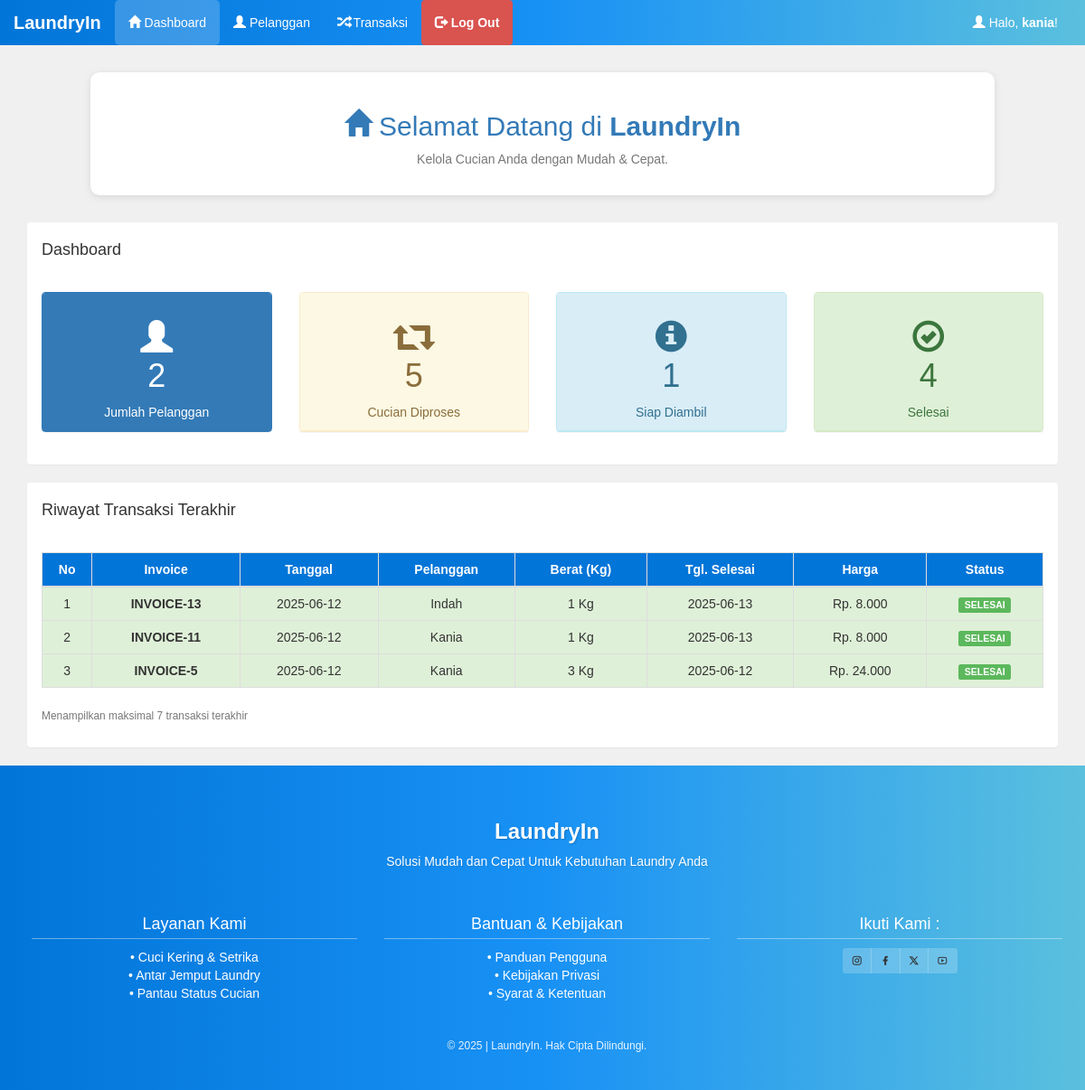
The page /admin/index.php (signed in) on the database its author committed.
### tables this page shows
CREATE TABLE `pelanggan` (
  `pelanggan_id` int(11) NOT NULL AUTO_INCREMENT,
  `pelanggan_nama` varchar(255) NOT NULL,
  `pelanggan_hp` varchar(20) NOT NULL,
  `pelanggan_alamat` text NOT NULL,
  `pelanggan_status` varchar(20) DEFAULT 'Tidak Aktif',
  PRIMARY KEY (`pelanggan_id`)
);

CREATE TABLE `transaksi` (
  `transaksi_id` int(11) NOT NULL AUTO_INCREMENT,
  `transaksi_tgl` date NOT NULL,
  `transaksi_pelanggan` int(11) NOT NULL,
  `transaksi_harga` int(11) NOT NULL,
  `transaksi_berat` int(11) NOT NULL,
  `transaksi_tgl_selesai` date NOT NULL,
  `transaksi_status` int(11) NOT NULL,
  PRIMARY KEY (`transaksi_id`)
);

### admin/index.php (the view)
<?php include 'header.php'; ?>
<?php include '../koneksi.php'; ?>
<div class="container-content text-center">
  <h2 class="text-primary"><i class="glyphicon glyphicon-home"></i> Selamat Datang di <b>LaundryIn</b></h2>
  <p class="text-muted">Kelola Cucian Anda dengan Mudah & Cepat.</p>
</div>
<div class="container">
  <div class="panel mt-3">
    <div class="panel-heading">
      <h4>Dashboard</h4>
    </div>
    <div class="panel-body">
      <div class="row">
        <div class="col-md-3">
          <div class="panel panel-primary">
            <div class="panel-heading text-center">
              <h1>
                <i class="glyphicon glyphicon-user"></i><br>
                <span>
                  <?php
                    $pelanggan = mysqli_query($koneksi, "SELECT * FROM pelanggan");
                    echo mysqli_num_rows($pelanggan);
                  ?>
                </span>
              </h1>
              <div>Jumlah Pelanggan</div>
            </div>
          </div>
        </div>
        <div class="col-md-3">
          <div class="panel panel-warning">
            <div class="panel-heading text-center">
              <h1>
                <i class="glyphicon glyphicon-retweet"></i><br>
                <span>
                  <?php
                    $proses = mysqli_query($koneksi, "SELECT * FROM transaksi WHERE transaksi_status='0'");
                    echo mysqli_num_rows($proses);
                  ?>
                </span>
              </h1>
              <div>Cucian Diproses</div>
            </div>
          </div>
        </div>
        <div class="col-md-3">
          <div class="panel panel-info">
            <div class="panel-heading text-center">
              <h1>
                <i class="glyphicon glyphicon-info-sign"></i><br>
                <span>
                  <?php
                    $siap = mysqli_query($koneksi, "SELECT * FROM transaksi WHERE transaksi_status='1'");
                    echo mysqli_num_rows($siap);
                  ?>
                </span>
              </h1>
              <div>Siap Diambil</div>
            </div>
          </div>
        </div>
        <div class="col-md-3">
          <div class="panel panel-success">
            <div class="panel-heading text-center">
              <h1>
                <i class="glyphicon glyphicon-ok-circle"></i><br>
                <span>
                  <?php
                    $selesai = mysqli_query($koneksi, "SELECT * FROM transaksi WHERE transaksi_status='2'");
                    echo mysqli_num_rows($selesai);
                  ?>
                </span>
              </h1>
              <div>Selesai</div>
            </div>
          </div>
        </div>
      </div>
    </div>
  </div>
  <div class="panel mt-4">
    <div class="panel-heading">
      <h4>Riwayat Transaksi Terakhir</h4>
    </div>
    <div class="panel-body">
      <table class="table table-bordered table-hover">
        <thead style="background-color:#0275d8; color:white;">
          <tr>
            <th width="5%">No</th>
            <th>Invoice</th>
            <th>Tanggal</th>
            <th>Pelanggan</th>
            <th>Berat (Kg)</th>
            <th>Tgl. Selesai</th>
            <th>Harga</th>
            <th>Status</th>
          </tr>
        </thead>
        <tbody>
          <?php
            $data = mysqli_query($koneksi, "
              SELECT * FROM pelanggan, transaksi
              WHERE transaksi_pelanggan = pelanggan_id
              ORDER BY transaksi_id DESC LIMIT 7
            ");
            $no = 1;
            while($d = mysqli_fetch_array($data)) {
              $rowClass = "";
              if ($d['transaksi_status'] == "0") {
                $rowClass = "status-proses";
              } elseif ($d['transaksi_status'] == "1") {
                $rowClass = "status-dicuci";
              } elseif ($d['transaksi_status'] == "2") {
                $rowClass = "status-selesai";
              }
          ?>
          <tr class="<?= $rowClass ?>">
            <td><?= $no++ ?></td>
            <td><strong>INVOICE-<?= $d['transaksi_id'] ?></strong></td>
            <td><?= $d['transaksi_tgl'] ?></td>
            <td><?= $d['pelanggan_nama'] ?></td>
            <td><?= $d['transaksi_berat'] ?> Kg</td>
            <td><?= $d['transaksi_tgl_selesai'] ?></td>
            <td><?= "Rp. " . number_format($d['transaksi_harga'], 0, ',', '.') ?></td>
            <td>
              <?php
                if($d['transaksi_status']=="0"){
                  echo "<span class='label label-warning'>PROSES</span>";
                } elseif($d['transaksi_status']=="1"){
                  echo "<span class='label label-info'>DICUCI</span>";
                } elseif($d['transaksi_status']=="2"){
                  echo "<span class='label label-success'>SELESAI</span>";
                }
              ?>
            </td>
          </tr>
          <?php } ?>
        </tbody>
      </table>
      <p class="text-muted"><small>Menampilkan maksimal 7 transaksi terakhir</small></p>
    </div>
  </div>
</div>
<?php include 'footer.php'; ?>

### admin/header.php (shortened to what this page needs)
<!DOCTYPE html>
<html lang="en">
<head>
  <link rel="stylesheet" href="https://maxcdn.bootstrapcdn.com/bootstrap/3.4.1/css/bootstrap.min.css">
  <link rel="stylesheet" href="https://cdnjs.cloudflare.com/ajax/libs/remixicon/4.6.0/remixicon.min.css" />
</head>
<body>
<?php
$currentPage = basename($_SERVER['PHP_SELF']);
?>
<nav class="navbar navbar-inverse">
  <div class="container-fluid">
    <div class="navbar-header">
      <a class="navbar-brand" href="index.php">LaundryIn</a>
    </div>
    <div class="collapse navbar-collapse" id="bs-example-navbar-collapse-1">
      <ul class="nav navbar-nav">
        <li class="<?= ($currentPage == 'index.php') ? 'active' : '' ?>"><a href="index.php"><i class="glyphicon glyphicon-home"></i> Dashboard</a></li>
        <li class="<?= ($currentPage == 'pelanggan.php') ? 'active' : '' ?>"><a href="pelanggan.php"><i class="glyphicon glyphicon-user"></i> Pelanggan</a></li>
        <li class="<?= ($currentPage == 'transaksi.php') ? 'active' : '' ?>"><a href="transaksi.php"><i class="glyphicon glyphicon-random"></i> Transaksi</a></li>
        <li class="logout"><a href="logout.php"><i class="glyphicon glyphicon-log-out"></i> Log Out</a></li>
      </ul>
      <ul class="nav navbar-nav navbar-right">
        <li><p class="navbar-text"><i class="glyphicon glyphicon-user"></i> Halo, <b><?php echo $_SESSION['username']; ?></b>!</p></li>
      </ul>
    </div>
  </div>
</nav>

### admin/footer.php
<footer style="background: linear-gradient(to right, #0275d8, #1891f5, #5bc0de); color: white; padding: 40px 20px;">
  <div class="container text-center">
    <h2 style="font-size: 24px; font-weight: bold; text-shadow: 1px 1px 2px rgba(0,0,0,0.2);">LaundryIn</h2>
    <p style="font-size: 14px; text-shadow: 1px 1px 1px rgba(0,0,0,0.1);">Solusi Mudah dan Cepat Untuk Kebutuhan Laundry Anda</p>
  </div>
  <div class="container" style="margin-top: 30px;">
    <div class="row text-center">
      <div class="col-md-4">
        <h4 style="border-bottom: 1px solid rgba(255,255,255,0.4); padding-bottom: 5px;">Layanan Kami</h4>
        <ul class="list-unstyled">
          <li>• Cuci Kering & Setrika</li>
          <li>• Antar Jemput Laundry</li>
          <li>• Pantau Status Cucian</li>
        </ul>
      </div>
      <div class="col-md-4">
        <h4 style="border-bottom: 1px solid rgba(255,255,255,0.4); padding-bottom: 5px;">Bantuan & Kebijakan</h4>
        <ul class="list-unstyled">
          <li>• Panduan Pengguna</li>
          <li>• Kebijakan Privasi</li>
          <li>• Syarat & Ketentuan</li>
        </ul>
      </div>
      <div class="col-md-4">
        <h4 style="border-bottom: 1px solid rgba(255,255,255,0.4); padding-bottom: 5px;">Ikuti Kami :</h4>
        <div class="btn-group">
          <a href="#" class="btn btn-default btn-sm" style="background: rgba(255,255,255,0.2); border: none;">
            <i class="ri-instagram-line"></i>
          </a>
          <a href="#" class="btn btn-default btn-sm" style="background: rgba(255,255,255,0.2); border: none;">
            <i class="ri-facebook-fill"></i>
          </a>
          <a href="#" class="btn btn-default btn-sm" style="background: rgba(255,255,255,0.2); border: none;">
            <i class="ri-twitter-x-line"></i>
          </a>
          <a href="#" class="btn btn-default btn-sm" style="background: rgba(255,255,255,0.2); border: none;">
            <i class="ri-youtube-line"></i>
          </a>
        </div>
      </div>
    </div>
  </div>
  <div class="container text-center" style="margin-top: 30px; font-size: 12px; opacity: 0.9;">
    &copy; 2025 | LaundryIn. Hak Cipta Dilindungi.
  </div>
</footer>
<link rel="stylesheet" href="https://cdnjs.cloudflare.com/ajax/libs/remixicon/4.6.0/remixicon.min.css" />

### admin/header.php (style rules this page uses)
body { background: #f0f0f0; font-family: 'Arial', sans-serif; }
.navbar { background: linear-gradient(to right, #0275d8, #1891f5, #5bc0de); border: none; border-radius: 0; }
.navbar-brand { color: #fff !important; font-weight: bold !important; font-size: 20px; }
.navbar-nav > li > a, .navbar-text { color: #fff !important; font-weight: 500; }
.navbar-nav > li > a:hover, .navbar-nav > .active > a { background-color: rgba(255, 255, 255, 0.2) !important; border-radius: 5px; }
.navbar-nav > li.logout > a { background-color: #d9534f !important; color: white !important; font-weight: bold; border-radius: 4px; transition: 0.3s; }
.container-content { max-width: 1000px; margin: 30px auto; background: white; padding: 20px; border-radius: 10px; box-shadow: 0px 2px 8px rgba(0,0,0,0.1); }
.status-selesai { background-color: #dff0d8 !important; }
.table thead { background-color: #0275d8; color: white; text-align: center; }
.table td, .table th { text-align: center; vertical-align: middle !important; }

### rows shown on the page
pelanggan: transaksi.transaksi_id "13", transaksi.transaksi_tgl "2025-06-12", pelanggan_nama "Indah", transaksi.transaksi_berat "1", transaksi.transaksi_tgl_selesai "2025-06-13", transaksi.transaksi_harga "8.000"
pelanggan: transaksi.transaksi_id "11", transaksi.transaksi_tgl "2025-06-12", pelanggan_nama "Kania", transaksi.transaksi_berat "1", transaksi.transaksi_tgl_selesai "2025-06-13", transaksi.transaksi_harga "8.000", transaksi.transaksi_id "5", transaksi.transaksi_berat "3", transaksi.transaksi_tgl_selesai "2025-06-12", transaksi.transaksi_harga "24.000"

### other values the page prints
$_SESSION['username'] "kania"
mysqli_num_rows($pelanggan) "2"
mysqli_num_rows($proses) "5"
mysqli_num_rows($siap) "1"
mysqli_num_rows($selesai) "4"
